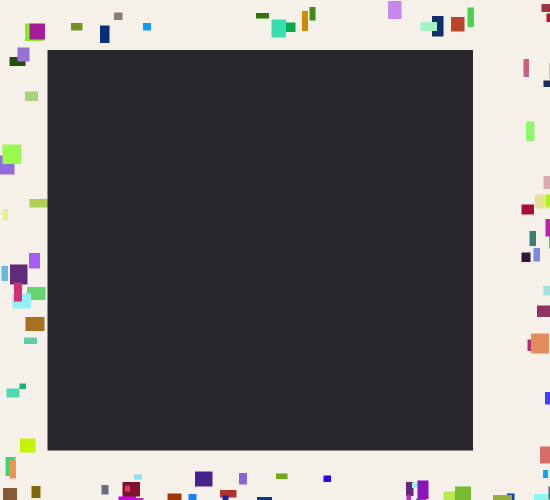
#> input picture Agents/04_Product_Image_Agent/tests/ml_chaotic.png, 1100 x 1000 px (shown at 1/2 size)
$ python check_main_image.py ../tests/ml_chaotic.png --platform shopee
#> lines starting #> are read from the running program, lines starting #| are printed output that depends on the picture
#!/usr/bin/env python3
"""Kiểm tra tuân thủ ảnh chính sản phẩm ở cấp pixel (Shopee / Mercado Livre / Amazon).

  python check_main_image.py anh.png --platform mercadolivre
  python check_main_image.py anh.png --platform shopee --fix anh_da_sua.png
  python check_main_image.py anh.png --platform amazon --json

Chỉ phụ thuộc Pillow. Ngưỡng kiểm tra lấy từ thẻ quy tắc của từng sàn trong references/, không phải tự nghĩ ra.

Các mục kiểm tra
  size_min        : số pixel cạnh ngắn (thấp hơn mức tối thiểu của sàn = fail luôn)
  square          : tỷ lệ rộng/cao 1:1 (±1%, ảnh không vuông sẽ bị sàn tự động cắt)
  coverage        : cạnh dài nhất của khung bao chủ thể ÷ cạnh ảnh (ba sàn yêu cầu khác nhau, ML khắt khe nhất ~95%)
  white_bg        : tỷ lệ pixel gần trắng trong dải viền 2% (Amazon bắt buộc / Shopee ưu tiên / ML không áp dụng)
  bg_uniformity   : tỷ lệ màu chủ đạo ở dải viền ("nền sạch" của ML, informational)
  file_size       : giới hạn dung lượng mỗi ảnh của sàn (Shopee 2MB khắt khe nhất)

--fix tự động sửa: kéo pixel gần trắng về trắng tinh, bù thành hình vuông, sắp xếp lại canvas theo tỷ lệ chiếm khung mục tiêu.
  (Việc "làm sạch" nền bối cảnh thật của ML cần tách nền, script không làm, sẽ nhắc rõ.)
"""
import argparse
import json
import os
import sys

try:
    from PIL import Image, ImageChops
except ImportError:
    sys.exit("Cần Pillow: pip install pillow")

# Ngưỡng theo sàn (nguồn: thẻ quy tắc references/platform-*.md)
PLATFORMS = {
    "shopee": dict(
        min_px=500, rec_px=1024, cover_min=0.60, cover_lo=0.70, cover_hi=0.92,
        white_fail=0.90, white_warn=0.98, uniform_info=0.90, max_mb=2, fix_target=0.80,
    ),
    "mercadolivre": dict(
        min_px=500, rec_px=1200, cover_min=0.80, cover_lo=0.85, cover_hi=0.97,
        white_fail=None, white_warn=None, uniform_info=0.90, max_mb=10, fix_target=0.88,
    ),
    "amazon": dict(
        min_px=1000, rec_px=2000, cover_min=0.85, cover_lo=0.85, cover_hi=0.97,
        white_fail=0.98, white_warn=0.99, uniform_info=0.90, max_mb=10, fix_target=0.87,
    ),
}


def _min_channel(img):
    """Lấy kênh RGB nhỏ nhất của mỗi pixel: dist = 255 - giá trị đó, 0 = trắng tinh. Viết thuần Pillow."""
    r, g, b = img.convert("RGB").split()
    return ImageChops.darker(ImageChops.darker(r, g), b)


def _near_white_ratio(mc_img, tol):
    """Tỷ lệ pixel gần trắng (min channel >= 255-tol). histogram được cài đặt ở tầng C nên nhanh."""
    h = mc_img.histogram()
    total = sum(h)
    if not total:
        return 0.0
    return sum(h[256 - tol:]) / total


def analyse(img, plt_name, tol=3, product_thr=12, band_pct=0.02):
    p = PLATFORMS[plt_name]
    w, h = img.size
    mc = _min_channel(img)
    hist = mc.histogram()
    total = w * h

    # Khung bao chủ thể: pixel có min channel < 255-thr = rõ ràng không phải trắng
    lut = [255 if v < 255 - product_thr else 0 for v in range(256)]
    bbox = mc.point(lut).getbbox()
    if bbox is None:
        return dict(width=w, height=h, coverage=0.0, bbox=None,
                    white_background=1.0, exact_ffffff=1.0, bg_uniformity=1.0)

    x0, y0, x1, y1 = bbox
    bw, bh = x1 - x0 + 1, y1 - y0 + 1
    coverage = max(bw / w, bh / h)

    # Dải viền 2% (bốn dải), tính riêng tỷ lệ gần trắng và tỷ lệ màu chủ đạo
    band = max(2, round(min(w, h) * band_pct))
    strips = [img.crop((0, 0, w, band)), img.crop((0, h - band, w, h)),
              img.crop((0, 0, band, h)), img.crop((w - band, 0, w, h))]
    mc_strips = [_min_channel(s) for s in strips]
    white_bg = sum(_near_white_ratio(m, tol) for m in mc_strips) / len(mc_strips)

    uni = []
    for s in strips:
        q = s.convert("RGB").quantize(colors=8)
        cols = q.getcolors(maxcolors=256) or []
        tot = sum(c for c, _ in cols)
        uni.append((max(c for c, _ in cols) / tot) if tot else 0.0)
    bg_uniformity = sum(uni) / len(uni)

    # Tỷ lệ trắng tinh trên số pixel nền (informational)
    product_px = sum(hist[:256 - product_thr])
    bg_px = total - product_px
    exact = (hist[255] / bg_px) if bg_px else 0.0

    return dict(width=w, height=h, coverage=round(coverage, 4), bbox=list(bbox),
                white_background=round(white_bg, 4), exact_ffffff=round(exact, 4),
                bg_uniformity=round(bg_uniformity, 4))


def check(img, path, plt_name, args):
    p = PLATFORMS[plt_name]
    m = analyse(img, plt_name, tol=args.tolerance)
    res = []          # (mức, mục kiểm tra, mô tả)

    def add(level, name, detail):
        res.append((level, name, detail))

    # Kích thước
    mn = min(m["width"], m["height"])
    if mn < p["min_px"]:
        add("FAIL", "size_min", f"{mn}px < mức tối thiểu của sàn {p['min_px']}px")
    elif mn < p["rec_px"]:
        add("WARN", "size_min", f"{mn}px đạt mức tối thiểu nhưng thấp hơn khuyến nghị {p['rec_px']}px (tính năng zoom bị hạn chế)")
    else:
        add("PASS", "size_min", f"{mn}px ≥ khuyến nghị {p['rec_px']}px")

    # Hình vuông
    ratio = abs(m["width"] - m["height"]) / max(m["width"], m["height"])
    if ratio > 0.01:
        add("FAIL", "square", f"{m['width']}×{m['height']} không vuông (sẽ bị sàn tự động cắt)")
    else:
        add("PASS", "square", "1:1")

    # Tỷ lệ chiếm khung của chủ thể
    c = m["coverage"]
    if c < p["cover_min"]:
        add("FAIL", "coverage", f"{c:.0%} < mức tối thiểu của sàn {p['cover_min']:.0%}")
    elif c < p["cover_lo"] or c > p["cover_hi"]:
        add("WARN", "coverage", f"{c:.0%} nằm ngoài vùng tối ưu {p['cover_lo']:.0%}–{p['cover_hi']:.0%}")
    else:
        add("PASS", "coverage", f"{c:.0%}")

    # Nền trắng tinh (Amazon bắt buộc / Shopee ưu tiên / ML không áp dụng)
    if p["white_fail"] is not None:
        wb = m["white_background"]
        if wb < p["white_fail"]:
            add("FAIL", "white_bg", f"Gần trắng ở dải viền {wb:.1%} < {p['white_fail']:.0%}")
        elif wb < p["white_warn"]:
            add("WARN", "white_bg", f"Gần trắng ở dải viền {wb:.1%} (gần đạt nhưng chưa tới {p['white_warn']:.0%}, hay gặp với nền xám/nền be)")
        else:
            add("PASS", "white_bg", f"{wb:.1%}")
    else:
        add("INFO", "white_bg", "ML không bắt buộc trắng tinh (trắng/màu trơn/bối cảnh thật theo ngành hàng), bỏ qua")

    # Độ đồng đều của nền ("nền sạch" của ML)
    u = m["bg_uniformity"]
    if u < 0.60:
        add("WARN", "bg_uniformity", f"Màu chủ đạo ở dải viền chỉ {u:.0%} —— nền có thể lộn xộn (ML: avoid messy backgrounds)")
    elif u < p["uniform_info"]:
        add("WARN", "bg_uniformity", f"Màu chủ đạo ở dải viền {u:.0%}, nền hơi rối")
    else:
        add("PASS", "bg_uniformity", f"{u:.0%} —— nền sạch")

    # Dung lượng file
    mb = os.path.getsize(path) / 1048576 if os.path.exists(path) else 0
    if mb > p["max_mb"]:
        add("FAIL", "file_size", f"{mb:.2f} MB > giới hạn {p['max_mb']} MB")
    else:
        add("PASS", "file_size", f"{mb:.2f} MB ≤ {p['max_mb']} MB")

    # Các mục không tự động kiểm tra được → người xác nhận
    if plt_name == "mercadolivre":
        add("MANUAL", "ml_cover_text", "Ảnh đầu cấm chữ khuyến mãi/từ thuộc tính của sàn/watermark/khung viền —— người xác nhận")
    if plt_name == "shopee":
        add("MANUAL", "shopee_text_ratio", "Chữ trong ảnh ≤ 20% khung hình và không lớn hơn chủ thể —— người xác nhận")

    ok = not any(lv == "FAIL" for lv, _, _ in res)
    return dict(platform=plt_name, ok=ok, metrics=m, checks=res)


# [53 lines left out: functions fix, _dominant_bg, not called in this run]


def main():
    ap = argparse.ArgumentParser(description="Kiểm tra tuân thủ ảnh chính sản phẩm ở cấp pixel")
    ap.add_argument("image")
    ap.add_argument("--platform", required=True, choices=list(PLATFORMS),
                    help="shopee / mercadolivre / amazon")
    ap.add_argument("--tolerance", type=int, default=3, help="Dung sai xác định gần trắng (mặc định 3)")
    ap.add_argument("--fix", metavar="OUT", help="Tự động sửa và lưu vào đường dẫn chỉ định")
    ap.add_argument("--json", action="store_true", help="Xuất JSON")
    args = ap.parse_args()

    if not os.path.exists(args.image):
        sys.exit(f"[ERROR] File không tồn tại: {args.image}")
    img = Image.open(args.image)
#> img is the input picture: PIL image 1100x1000 P; mean R, G, B 114, 112.1, 111.4

    report = check(img, args.image, args.platform, args)
#> in _min_channel, `r, g, b = img.convert("RGB").split()`:
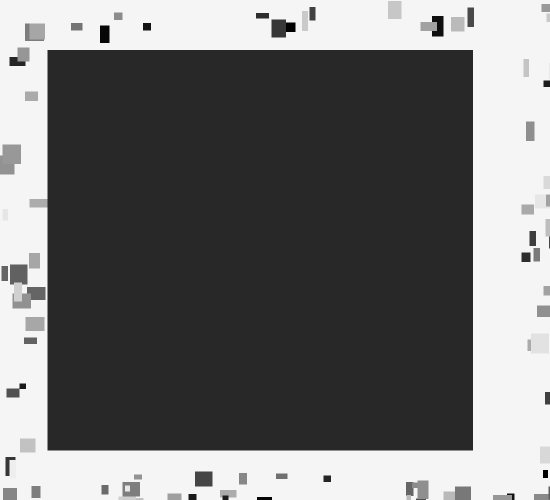
#> r: PIL image 1100x1000 L (shown at 1/2 size); min 0, max 245, mean 114
#> in _min_channel, `r, g, b = img.convert("RGB").split()`:
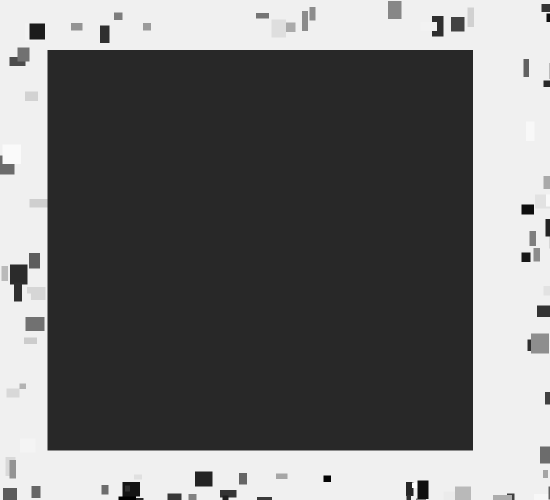
#> g: PIL image 1100x1000 L (shown at 1/2 size); min 0, max 252, mean 112.1
#> in _min_channel, `r, g, b = img.convert("RGB").split()`:
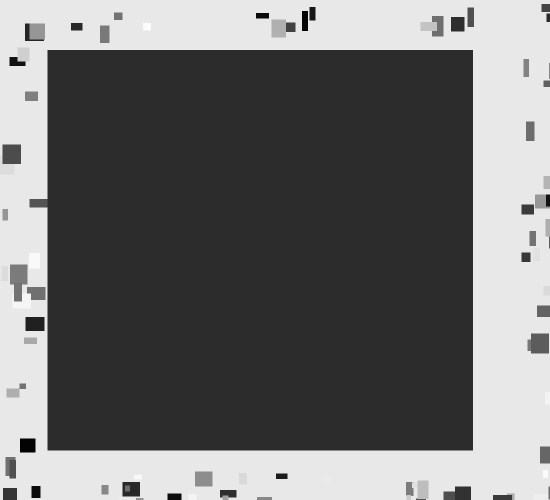
#> b: PIL image 1100x1000 L (shown at 1/2 size); min 3, max 252, mean 111.4
#> in _min_channel, `return ImageChops.darker(ImageChops.darker(r, g), b)`:
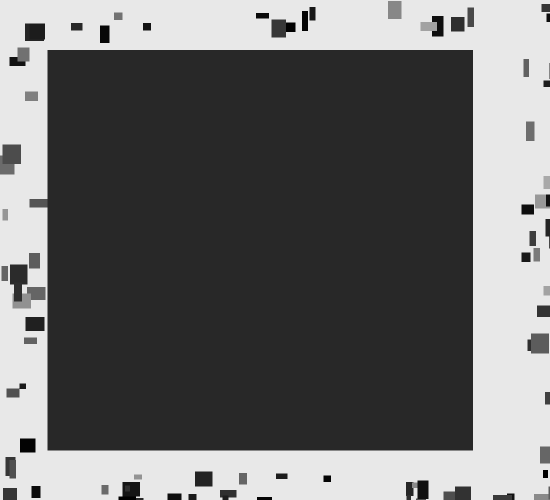
#> returned value: PIL image 1100x1000 L (shown at 1/2 size); min 0, max 232, mean 106.9
#> in analyse, `hist = mc.histogram()`: hist = 256 values, max 682056 at index 40, min 0 at index 2, mean 4296.9
#> in analyse, `bbox = mc.point(lut).getbbox()`: bbox = (0, 0, 1100, 1000)
#> in analyse, `x0, y0, x1, y1 = bbox`: x0 = 0; x1 = 1100; y1 = 1000
#> in analyse, `bw, bh = x1 - x0 + 1, y1 - y0 + 1`: bw = 1101; bh = 1001
#> in analyse, `coverage = max(bw / w, bh / h)`: coverage = 1
#> in _min_channel (call 5), `return ImageChops.darker(ImageChops.darker(r, g), b)`:
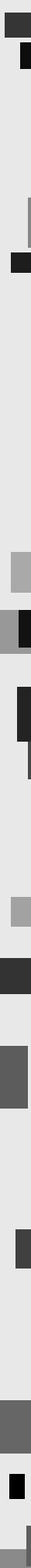
#> returned value: PIL image 20x1000 L (shown 2 times larger); min 0, max 232, mean 198.2
#> in analyse, `mc_strips = [_min_channel(s) for s in strips]`: mc_strips = 4 items
#> in analyse, `white_bg = sum(_near_white_ratio(m, tol) for m in mc_strips) / len(mc_..`: white_bg = 0
#> the loop in analyse, `for s in strips:` made 4 passes
#> tot on passes 2 to 4: 22000, 20000, 20000
#> (cols, tot) on pass 1: ([(21173, 0), (65, 1), (72, 2), (486, 3), (204, 4)], 22000)
#> pass 1, in analyse, `q = s.convert("RGB").quantize(colors=8)`:
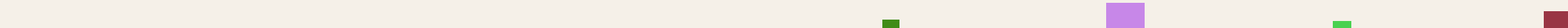
#> q: PIL image 1100x20 P (shown 2 times larger); mean R, G, B 242, 235.5, 229.3
#> pass 3, in analyse, `q = s.convert("RGB").quantize(colors=8)`:
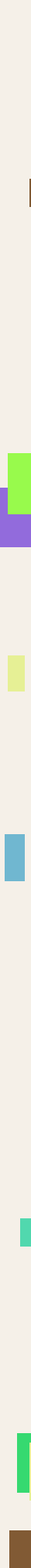
#> q: PIL image 20x1000 P (shown 2 times larger); mean R, G, B 230.9, 232.7, 220.1
#> after the loop in analyse, `for s in strips:`: uni = [0.962, 0.744, 0.872, 0.778]
#> in analyse, `bg_uniformity = sum(uni) / len(uni)`: bg_uniformity = 0.839
#> in analyse, `product_px = sum(hist[:256 - product_thr])`: product_px = 1100000
#> in analyse, `bg_px = total - product_px`: bg_px = 0
#> in check, `m = analyse(img, plt_name, tol=args.tolerance)`: m = {'width': 1100, 'height': 1000, 'coverage': 1, 'bbox': [0, 0, 1100, 1000], 'white_background': 0, 'exact_ffffff': 0, 'bg_uniformity': 0.839}
#> in check, `mn = min(m["width"], m["height"])`: mn = 1000
#> in check, `ratio = abs(m["width"] - m["height"]) / max(m["width"], m["height"])`: ratio = 0.0909
#> in check, `c = m["coverage"]`: c = 1
#> in check, `wb = m["white_background"]`: wb = 0
#> in check, `u = m["bg_uniformity"]`: u = 0.839
#> report = 4 items

    if args.fix:
        fixed = fix(img, args.platform, args.fix, args)
        re_report = check(fixed, args.fix, args.platform, args)
        report["fixed_to"] = args.fix
        report["after_fix_ok"] = re_report["ok"]
        report["after_fix_checks"] = re_report["checks"]

    if args.json:
        print(json.dumps(report, ensure_ascii=False, indent=2))
    else:
        icon = {"PASS": "✅", "WARN": "⚠️ ", "FAIL": "❌", "INFO": "ℹ️ ", "MANUAL": "👤"}
        print(f"\nSàn: {args.platform}   Kích thước: {report['metrics']['width']}×"
              f"{report['metrics']['height']}   Kết luận: {'✅ Đạt' if report['ok'] else '❌ Không đạt'}\n")
#| Sàn: shopee   Kích thước: 1100×1000   Kết luận: ❌ Không đạt
        for lv, name, detail in report["checks"]:
            print(f"  {icon[lv]} {name:<16} {detail}")
#> this loop made 7 passes
#> (lv, name, detail) on passes 3 to 6: ('WARN', 'coverage', '100% nằm ngoài vùng tối ưu 70%–92%'), ('FAIL', 'white_bg', 'Gần trắng ở dải viền 0.0% < 90%'), ('WARN', 'bg_uniformity', 'Màu chủ đạo ở dải viền 84%, nền hơi rối'), ('PASS', 'file_size', '0.00 MB ≤ 2 MB')
#> (lv, name) on passes 1, 2, 7: ('WARN', 'size_min'), ('FAIL', 'square'), ('MANUAL', 'shopee_text_ratio')
#|   ⚠️  size_min         1000px đạt mức tối thiểu nhưng thấp hơn khuyến nghị 1024px (tính năng zoom bị hạn chế)
#|   ❌ square           1100×1000 không vuông (sẽ bị sàn tự động cắt)
#|   ⚠️  coverage         100% nằm ngoài vùng tối ưu 70%–92%
#|   ❌ white_bg         Gần trắng ở dải viền 0.0% < 90%
#|   ⚠️  bg_uniformity    Màu chủ đạo ở dải viền 84%, nền hơi rối
#|   ✅ file_size        0.00 MB ≤ 2 MB
#|   👤 shopee_text_ratio Chữ trong ảnh ≤ 20% khung hình và không lớn hơn chủ thể —— người xác nhận
        if args.fix:
            print(f"\nĐã sửa → {args.fix}   Kết luận sau khi sửa: "
                  f"{'✅ Đạt' if report.get('after_fix_ok') else '❌ Vẫn còn mục FAIL'}")
#> (the run stopped early here; a loop or call above may not have finished)
